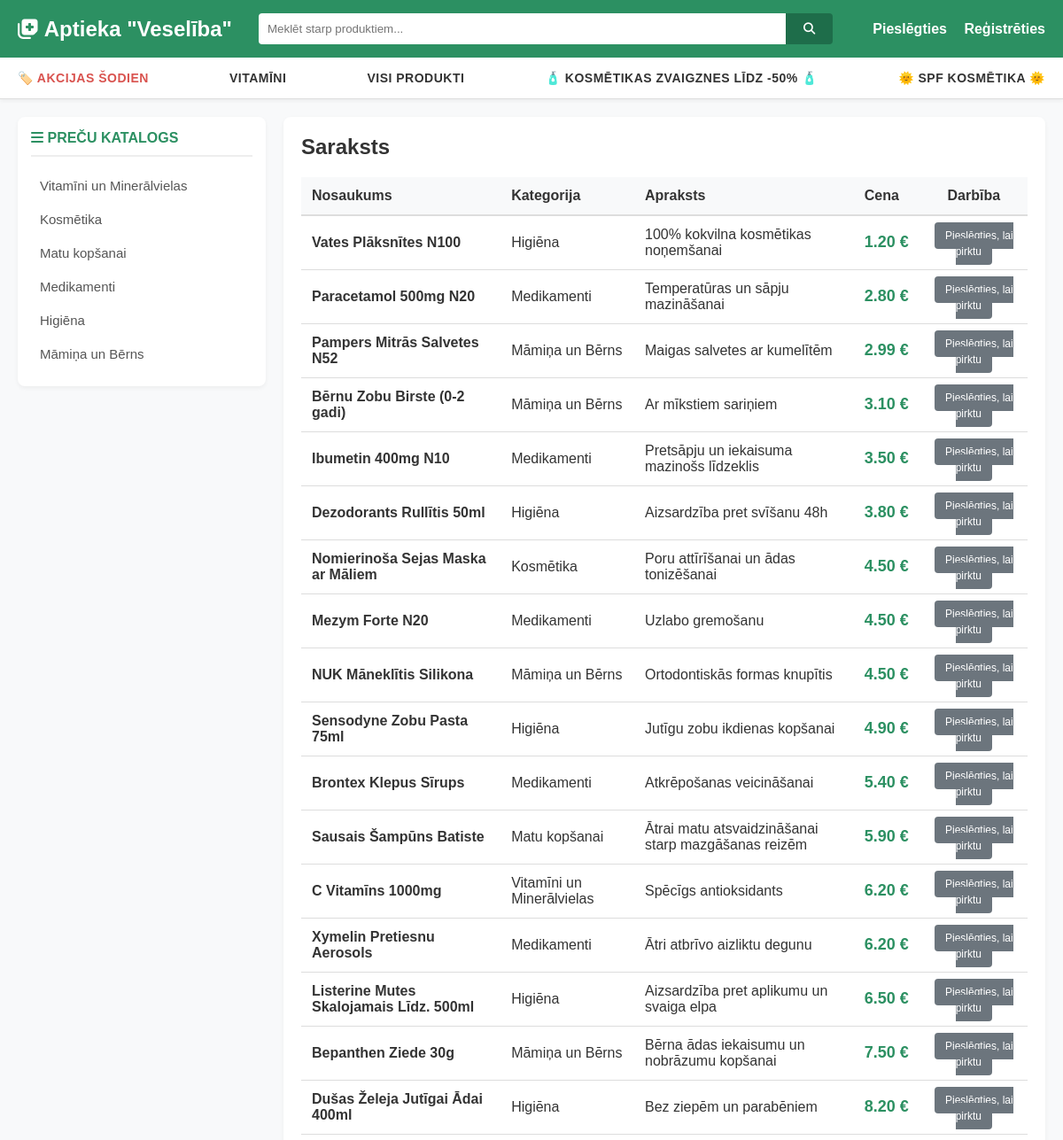
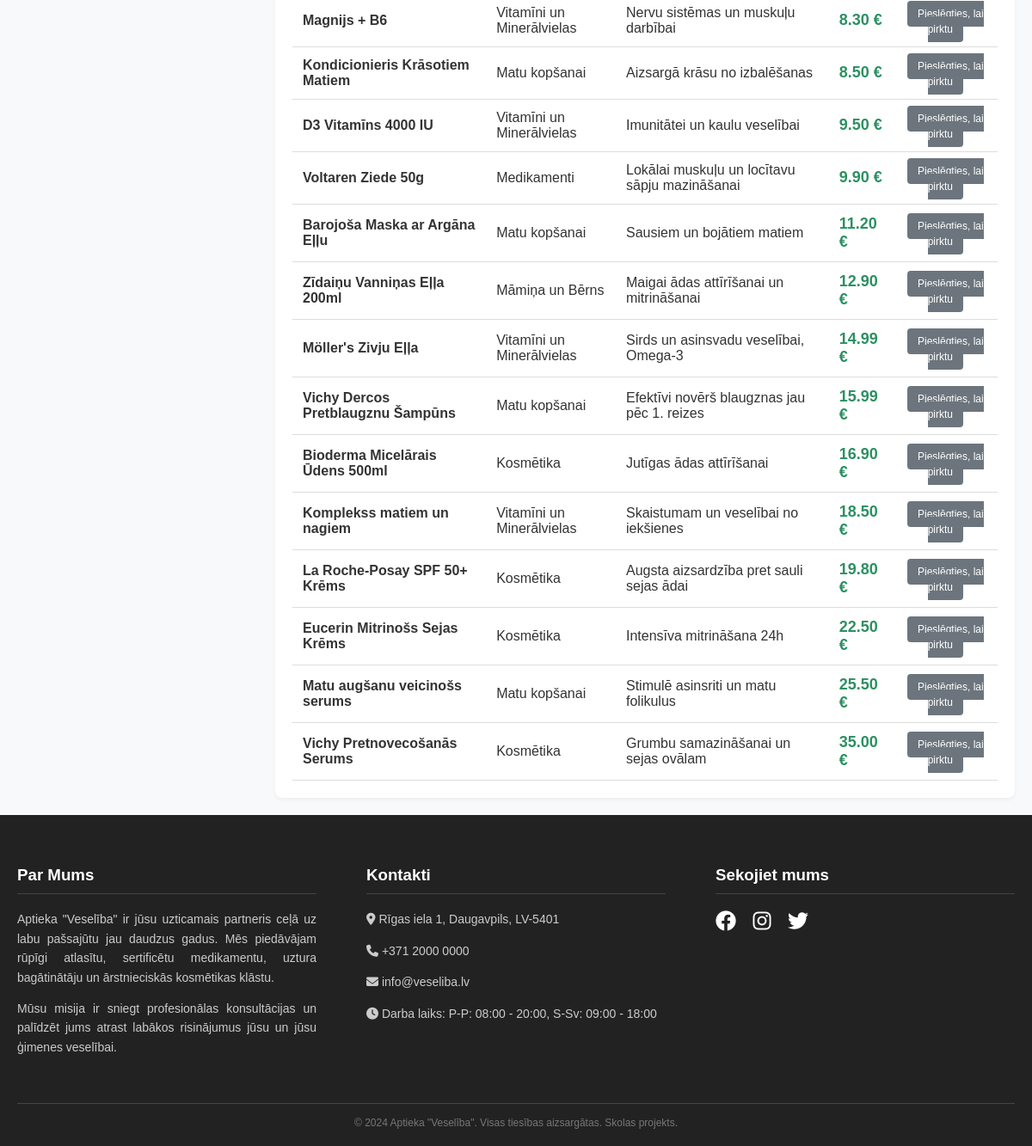
The page / on the database its author committed (2 pictures, top to bottom).
### app.py (models this page shows)
class Kategorija(db.Model):
    id = db.Column(db.Integer, primary_key=True)
    nosaukums = db.Column(db.String(50), nullable=False)

class Medikaments(db.Model):
    id = db.Column(db.Integer, primary_key=True)
    nosaukums = db.Column(db.String(100), nullable=False)
    cena = db.Column(db.Float, nullable=False)
    apraksts = db.Column(db.Text, nullable=True)
    kategorija_id = db.Column(db.Integer, db.ForeignKey('kategorija.id'), nullable=False)

### app.py (the view)
@app.route('/', methods=['GET'])
def sakumlapa():
    vaicajums = request.args.get('meklet', '').lower()
    kategorija_filtrs = request.args.get('kategorija')
    ipass_filtrs = request.args.get('ipass')
    query = Medikaments.query
    if kategorija_filtrs:
        query = query.filter_by(kategorija_id=kategorija_filtrs)
    visi_medikamenti = query.all()
    if ipass_filtrs == 'akcijas':
        akcijas_atslegvardi = ["d3", "bioderma", "ibumetin", "sensodyne", "pampers", "dercos"]
        visi_medikamenti = [med for med in visi_medikamenti if
                            any(v in med.nosaukums.lower() for v in akcijas_atslegvardi)]
    elif ipass_filtrs == 'zvaigznes':
        visi_medikamenti = [med for med in visi_medikamenti if med.kategorija_id == 2 and med.cena >= 10.00]
    elif ipass_filtrs == 'spf':
        visi_medikamenti = [med for med in visi_medikamenti if
                            'spf' in med.nosaukums.lower() or (med.apraksts and 'spf' in med.apraksts.lower())]
    if vaicajums:
        visi_medikamenti = [med for med in visi_medikamenti if
                            vaicajums in med.nosaukums.lower() or (med.apraksts and vaicajums in med.apraksts.lower())]
    visi_medikamenti.sort(key=lambda x: x.cena)
    kategoriju_vardnica = {kat.id: kat.nosaukums for kat in Kategorija.query.all()}
    return render_template('index.html', medikamenti=visi_medikamenti, kategorijas=kategoriju_vardnica,
                           vaicajums=vaicajums)

### app.py (called while the page is built)
@app.context_processor
def inject_categories():
    try:
        visas_kategorijas = Kategorija.query.all()
        return dict(global_kategorijas=visas_kategorijas)
    except:
        return dict(global_kategorijas=[])

### templates/index.html
{% extends "base.html" %}
{% block content %}
    <h2 style="margin-top: 0; color: #333;">Saraksts</h2>
    {% if medikamenti %}
        <table style="width: 100%; border-collapse: collapse; margin-top: 15px;">
            <thead>
                <tr style="background-color: #f8f9fa;">
                    <th style="padding: 12px; text-align: left; border-bottom: 2px solid #ddd;">Nosaukums</th>
                    <th style="padding: 12px; text-align: left; border-bottom: 2px solid #ddd;">Kategorija</th>
                    <th style="padding: 12px; text-align: left; border-bottom: 2px solid #ddd;">Apraksts</th>
                    <th style="padding: 12px; text-align: left; border-bottom: 2px solid #ddd;">Cena</th>
                    <th style="padding: 12px; text-align: center; border-bottom: 2px solid #ddd;">Darbība</th>
                </tr>
            </thead>
            <tbody>
                {% for med in medikamenti %}
                <tr>
                    <td style="padding: 12px; border-bottom: 1px solid #ddd;"><strong>{{ med.nosaukums }}</strong></td>
                    <td style="padding: 12px; border-bottom: 1px solid #ddd;">{{ kategorijas[med.kategorija_id] }}</td>
                    <td style="padding: 12px; border-bottom: 1px solid #ddd;">{{ med.apraksts }}</td>
                    <td style="padding: 12px; border-bottom: 1px solid #ddd; color: #2c9062; font-weight: bold; font-size: 18px;">{{ "%.2f"|format(med.cena) }} €</td>
                    <td style="padding: 12px; border-bottom: 1px solid #ddd; text-align: center;">
                        {% if session.get('lietotajvards') %}
                            <a href="/pievienot_grozam/{{ med.id }}" style="background-color: #2c9062; color: white; padding: 8px 12px; text-decoration: none; border-radius: 4px; font-size: 13px; font-weight: bold;">+ Grozā</a>
                        {% else %}
                            <a href="/pieslegties" style="background-color: #6c757d; color: white; padding: 8px 12px; text-decoration: none; border-radius: 4px; font-size: 12px;">Pieslēgties, lai pirktu</a>
                        {% endif %}
                    </td>
                </tr>
                {% endfor %}
            </tbody>
        </table>
    {% else %}
        <p style="color: #dc3545; font-weight: bold; padding: 20px; background: #fff5f5; border-radius: 5px;">Atvainojiet, nekas netika atrasts.</p>
    {% endif %}
{% endblock %}

### templates/base.html (shortened to what this page needs)
<!DOCTYPE html>
<html lang="lv">
<head>
    <link rel="stylesheet" href="https://cdnjs.cloudflare.com/ajax/libs/font-awesome/6.4.0/css/all.min.css">
</head>
<body>
<header>
    <div class="top-bar">
        <div class="logo">
            <a href="/"><i class="fa-solid fa-notes-medical"></i> Aptieka "Veselība"</a>
        </div>
        <form class="search-form" method="GET" action="/">
            <input type="text" name="meklet" placeholder="Meklēt starp produktiem..." value="{{ vaicajums or '' }}">
            <button type="submit"><i class="fa-solid fa-magnifying-glass"></i></button>
        </form>
<div class="auth-links">
            {% if session.get('lietotajvards') %}
                <a href="/grozs" style="margin-right: 20px; color: #ffeb3b;"><i class="fa-solid fa-cart-shopping"></i> Grozs
                    {% set groza_skaits = session.get('grozs', {}).values() | sum %}
                    {% if groza_skaits > 0 %}({{ groza_skaits }}){% endif %}
                </a>
                <span><i class="fa-regular fa-user"></i> {{ session['lietotajvards'] }}</span>
                {% if session.get('loma') == 'admin' %}
                    <a href="/admin" class="admin-badge">Admin</a>
                {% endif %}
                <a href="/iziet">Atslēgties</a>
            {% else %}
                <a href="/pieslegties">Pieslēgties</a>
                <a href="/registreties">Reģistrēties</a>
            {% endif %}
        </div>
    </div>
</header>
<div class="top-nav-container">
    <nav class="top-nav">
        <a href="/?ipass=akcijas" class="highlight-red">🏷️ AKCIJAS ŠODIEN</a>
        <a href="/?kategorija=1">VITAMĪNI</a>
        <a href="/">VISI PRODUKTI</a>
        <a href="/?ipass=zvaigznes">🧴 KOSMĒTIKAS ZVAIGZNES LĪDZ -50% 🧴</a>
        <a href="/?ipass=spf">🌞 SPF KOSMĒTIKA 🌞</a>
    </nav>
</div>
<div class="main-container">
    <aside class="sidebar">
        <h3><i class="fa-solid fa-bars"></i> PREČU KATALOGS</h3>
        <ul>
            {% for kat in global_kategorijas %}
                <li><a href="/?kategorija={{ kat.id }}">{{ kat.nosaukums }}</a></li>
            {% endfor %}
        </ul>
    </aside>
    <main class="content-area">
        {% block content %}{% endblock %}
    </main>
</div>
<footer>
    <div class="footer-content">
        <div class="footer-section">
            <h3>Par Mums</h3>
            <p>Aptieka "Veselība" ir jūsu uzticamais partneris ceļā uz labu pašsajūtu jau daudzus gadus. Mēs piedāvājam rūpīgi atlasītu, sertificētu medikamentu, uztura bagātinātāju un ārstnieciskās kosmētikas klāstu.</p>
            <p>Mūsu misija ir sniegt profesionālas konsultācijas un palīdzēt jums atrast labākos risinājumus jūsu un jūsu ģimenes veselībai.</p>
        </div>
        <div class="footer-section">
            <h3>Kontakti</h3>
            <p><i class="fa-solid fa-location-dot"></i> Rīgas iela 1, Daugavpils, LV-5401</p>
            <p><i class="fa-solid fa-phone"></i> +371 2000 0000</p>
            <p><i class="fa-solid fa-envelope"></i> info@veseliba.lv</p>
            <p><i class="fa-solid fa-clock"></i> Darba laiks: P-P: 08:00 - 20:00, S-Sv: 09:00 - 18:00</p>
        </div>
        <div class="footer-section">
            <h3>Sekojiet mums</h3>
            <div class="social-icons">
                <a href="#"><i class="fa-brands fa-facebook"></i></a>
                <a href="#"><i class="fa-brands fa-instagram"></i></a>
                <a href="#"><i class="fa-brands fa-twitter"></i></a>
            </div>
        </div>
    </div>
    <div class="footer-bottom">
        &copy; 2024 Aptieka "Veselība". Visas tiesības aizsargātas. Skolas projekts.
    </div>
</footer>
</body>
</html>

### templates/base.html (style rules this page uses)
body { font-family: Arial, sans-serif; background-color: #f8f9fa; color: #333; margin: 0; padding: 0; display: flex; flex-direction: column; min-height: 100vh; }
header { background-color: #2c9062; color: white; padding: 15px 20px; }
.top-bar { max-width: 1200px; margin: 0 auto; display: flex; justify-content: space-between; align-items: center; }
.logo a { color: white; text-decoration: none; font-size: 24px; font-weight: bold; }
.search-form { display: flex; flex: 1; margin: 0 30px; }
.search-form input { flex: 1; padding: 10px; border: none; border-radius: 4px 0 0 4px; outline: none; }
.search-form button { padding: 10px 20px; background-color: #1e6d4a; color: white; border: none; border-radius: 0 4px 4px 0; cursor: pointer; }
.auth-links a { color: white; text-decoration: none; margin-left: 15px; font-weight: bold; }
.top-nav-container { background-color: white; border-bottom: 1px solid #ddd; box-shadow: 0 2px 4px rgba(0,0,0,0.05); }
.top-nav { max-width: 1200px; margin: 0 auto; display: flex; justify-content: space-between; align-items: center; padding: 15px 20px; flex-wrap: wrap; gap: 10px; }
.top-nav a { text-decoration: none; color: #333; font-weight: bold; font-size: 14px; text-transform: uppercase; letter-spacing: 0.5px; transition: color 0.3s; }
.highlight-red { color: #d9534f !important; }
.main-container { max-width: 1200px; margin: 20px auto; display: flex; flex: 1; width: 100%; gap: 20px; padding: 0 20px; box-sizing: border-box; }
.sidebar { width: 250px; background: white; border-radius: 8px; box-shadow: 0 2px 5px rgba(0,0,0,0.05); padding: 15px; align-self: flex-start; }
.sidebar h3 { margin-top: 0; color: #2c9062; border-bottom: 2px solid #eee; padding-bottom: 10px; font-size: 16px; text-transform: uppercase; }
.sidebar ul { list-style: none; padding: 0; margin: 0; }
.sidebar li { margin-bottom: 5px; }
.sidebar a { text-decoration: none; color: #555; display: block; padding: 8px 10px; border-radius: 4px; transition: 0.2s; font-size: 15px; }
.content-area { flex: 1; background: white; border-radius: 8px; box-shadow: 0 2px 5px rgba(0,0,0,0.05); padding: 20px; }
footer { background-color: #222; color: #ccc; padding: 40px 20px 20px; margin-top: auto; }
.footer-content { max-width: 1200px; margin: 0 auto; display: flex; justify-content: space-between; flex-wrap: wrap; }
.footer-section { width: 30%; min-width: 250px; margin-bottom: 20px; }
.footer-section h3 { color: white; border-bottom: 1px solid #444; padding-bottom: 10px; }
.footer-section p { font-size: 14px; line-height: 1.6; text-align: justify; }
.social-icons a { color: white; font-size: 24px; margin-right: 15px; text-decoration: none; transition: 0.3s; }
.footer-bottom { text-align: center; border-top: 1px solid #444; padding-top: 15px; margin-top: 20px; font-size: 12px; color: #777; }

### rows shown on the page
Kategorija: nosaukums "Vitamīni un Minerālvielas"
Kategorija: nosaukums "Kosmētika"
Kategorija: nosaukums "Matu kopšanai"
Kategorija: nosaukums "Medikamenti"
Kategorija: nosaukums "Higiēna"
Kategorija: nosaukums "Māmiņa un Bērns"
Medikaments: nosaukums "Vates Plāksnītes N100", apraksts "100% kokvilna kosmētikas noņemšanai", cena "1.20"
Medikaments: nosaukums "Paracetamol 500mg N20", apraksts "Temperatūras un sāpju mazināšanai", cena "2.80"
Medikaments: nosaukums "Pampers Mitrās Salvetes N52", apraksts "Maigas salvetes ar kumelītēm", cena "2.99"
Medikaments: nosaukums "Bērnu Zobu Birste (0-2 gadi)", apraksts "Ar mīkstiem sariņiem", cena "3.10"
Medikaments: nosaukums "Ibumetin 400mg N10", apraksts "Pretsāpju un iekaisuma mazinošs līdzeklis", cena "3.50"
Medikaments: nosaukums "Dezodorants Rullītis 50ml", apraksts "Aizsardzība pret svīšanu 48h", cena "3.80"
Medikaments: nosaukums "Nomierinoša Sejas Maska ar Māliem", apraksts "Poru attīrīšanai un ādas tonizēšanai", cena "4.50"
Medikaments: nosaukums "Mezym Forte N20", apraksts "Uzlabo gremošanu", cena "4.50"
Medikaments: nosaukums "NUK Māneklītis Silikona", apraksts "Ortodontiskās formas knupītis", cena "4.50"
Medikaments: nosaukums "Sensodyne Zobu Pasta 75ml", apraksts "Jutīgu zobu ikdienas kopšanai", cena "4.90"
Medikaments: nosaukums "Brontex Klepus Sīrups", apraksts "Atkrēpošanas veicināšanai", cena "5.40"
Medikaments: nosaukums "Sausais Šampūns Batiste", apraksts "Ātrai matu atsvaidzināšanai starp mazgāšanas reizēm", cena "5.90"
Medikaments: nosaukums "C Vitamīns 1000mg", apraksts "Spēcīgs antioksidants", cena "6.20"
Medikaments: nosaukums "Xymelin Pretiesnu Aerosols", apraksts "Ātri atbrīvo aizliktu degunu", cena "6.20"
Medikaments: nosaukums "Listerine Mutes Skalojamais Līdz. 500ml", apraksts "Aizsardzība pret aplikumu un svaiga elpa", cena "6.50"
Medikaments: nosaukums "Bepanthen Ziede 30g", apraksts "Bērna ādas iekaisumu un nobrāzumu kopšanai", cena "7.50"
Medikaments: nosaukums "Dušas Želeja Jutīgai Ādai 400ml", apraksts "Bez ziepēm un parabēniem", cena "8.20"
Medikaments: nosaukums "Magnijs + B6", apraksts "Nervu sistēmas un muskuļu darbībai", cena "8.30"
Medikaments: nosaukums "Kondicionieris Krāsotiem Matiem", apraksts "Aizsargā krāsu no izbalēšanas", cena "8.50"
Medikaments: nosaukums "D3 Vitamīns 4000 IU", apraksts "Imunitātei un kaulu veselībai", cena "9.50"
Medikaments: nosaukums "Voltaren Ziede 50g", apraksts "Lokālai muskuļu un locītavu sāpju mazināšanai", cena "9.90"
Medikaments: nosaukums "Barojoša Maska ar Argāna Eļļu", apraksts "Sausiem un bojātiem matiem", cena "11.20"
Medikaments: nosaukums "Zīdaiņu Vanniņas Eļļa 200ml", apraksts "Maigai ādas attīrīšanai un mitrināšanai", cena "12.90"
Medikaments: nosaukums "Möller's Zivju Eļļa", apraksts "Sirds un asinsvadu veselībai, Omega-3", cena "14.99"
Medikaments: nosaukums "Vichy Dercos Pretblaugznu Šampūns", apraksts "Efektīvi novērš blaugznas jau pēc 1. reizes", cena "15.99"
Medikaments: nosaukums "Bioderma Micelārais Ūdens 500ml", apraksts "Jutīgas ādas attīrīšanai", cena "16.90"
Medikaments: nosaukums "Komplekss matiem un nagiem", apraksts "Skaistumam un veselībai no iekšienes", cena "18.50"
Medikaments: nosaukums "La Roche-Posay SPF 50+ Krēms", apraksts "Augsta aizsardzība pret sauli sejas ādai", cena "19.80"
Medikaments: nosaukums "Eucerin Mitrinošs Sejas Krēms", apraksts "Intensīva mitrināšana 24h", cena "22.50"
Medikaments: nosaukums "Matu augšanu veicinošs serums", apraksts "Stimulē asinsriti un matu folikulus", cena "25.50"
Medikaments: nosaukums "Vichy Pretnovecošanās Serums", apraksts "Grumbu samazināšanai un sejas ovālam", cena "35.00"
